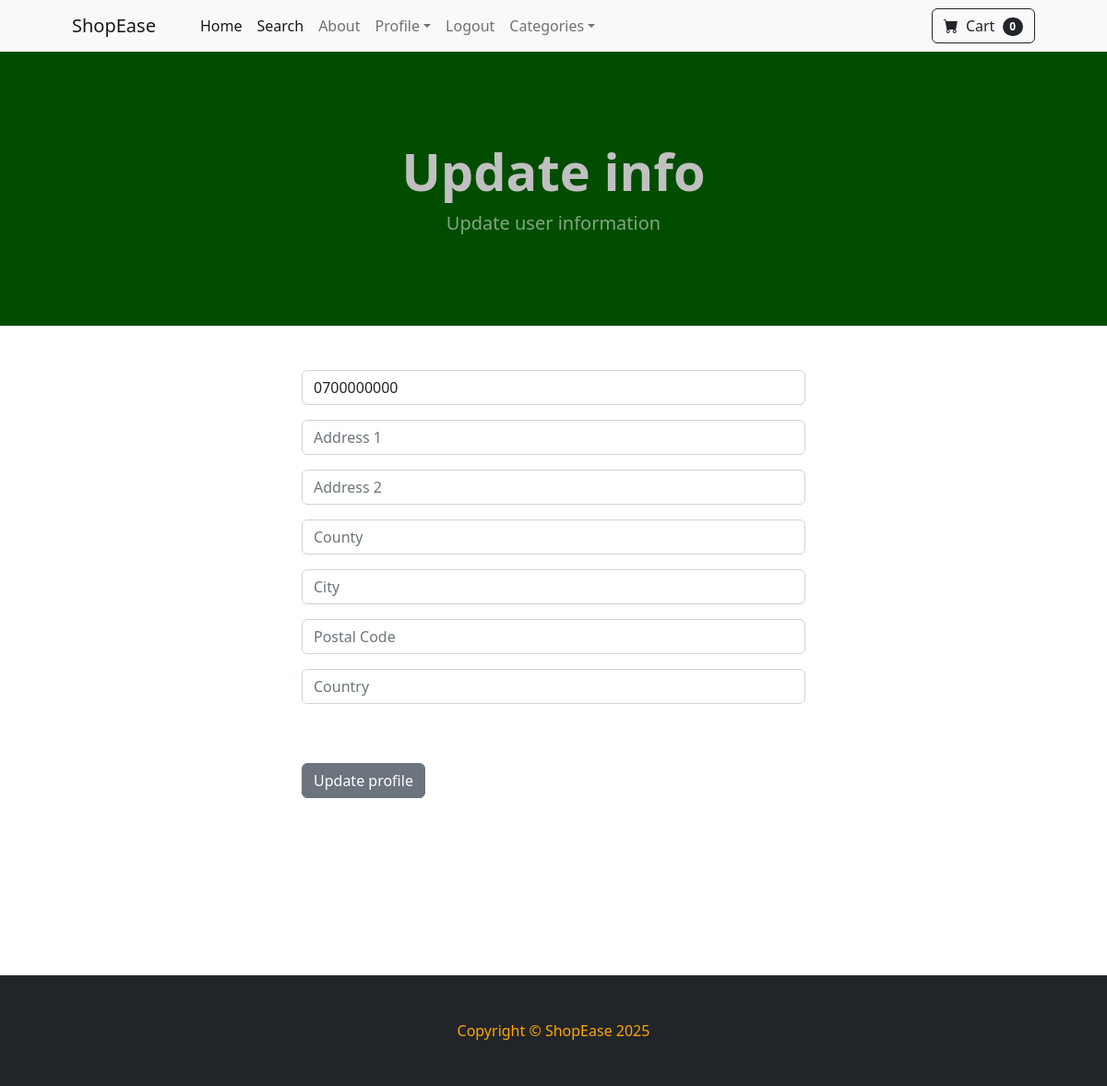
Page /update_info/ (signed in) on the earlier database version.
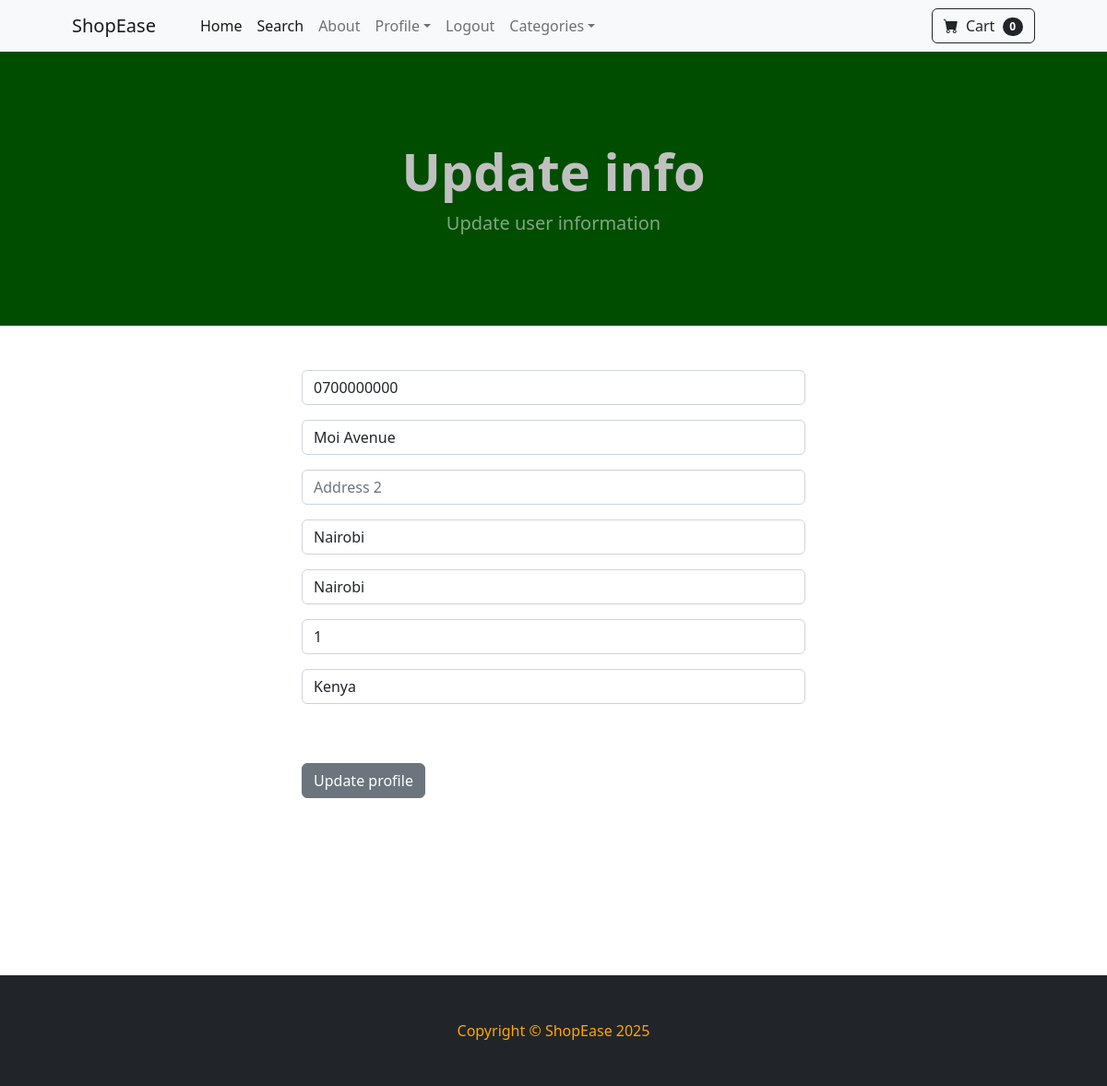
Same page on the later database version.
### store/models.py (models this page shows, shortened)
class Profile(models.Model):
    user = models.OneToOneField(User, on_delete=models.CASCADE)
    date_modified = models.DateTimeField(User, auto_now=True)
    phone = models.CharField(max_length=15, blank=True)
    address1 = models.CharField(max_length=250, blank=True)
    address2 = models.CharField(max_length=250, blank=True)
    county = models.CharField(max_length=50, blank=True)
    city = models.CharField(max_length=50, blank=True)
    postalcode = models.CharField(max_length=50, blank=True)
    country = models.CharField(max_length=50, blank=True)

### store/views.py (the view)
# urls.py: path('update_info/', views.update_info, name='update_info'),
@login_required
def update_info(request):
    current_user = get_object_or_404(Profile, user__id=request.user.id)
    user_form = UserInfoForm(data=request.POST or None, instance=current_user)
    if request.method == "POST" and user_form.is_valid():
        user_form.save()
        messages.success(request, "Your info has been updated successfully!")
        return redirect('home')
    return render(request, "update_info.html", {"user_form": user_form})

### store/forms.py
class UserInfoForm(forms.ModelForm):
    phone = forms.CharField(label="", widget=forms.TextInput(attrs={'class':'form-control', 'placeholder':'Phone'}), required=False)
    address1 = forms.CharField(label="", widget=forms.TextInput(attrs={'class':'form-control', 'placeholder':'Address 1'}), required=False)
    address2 = forms.CharField(label="", widget=forms.TextInput(attrs={'class':'form-control', 'placeholder':'Address 2'}), required=False)
    county = forms.CharField(label="", widget=forms.TextInput(attrs={'class':'form-control', 'placeholder':'County'}), required=False)
    city = forms.CharField(label="", widget=forms.TextInput(attrs={'class':'form-control', 'placeholder':'City'}), required=False)
    postalcode = forms.CharField(label="", widget=forms.TextInput(attrs={'class':'form-control', 'placeholder':'Postal Code'}), required=False)
    country = forms.CharField(label="", widget=forms.TextInput(attrs={'class':'form-control', 'placeholder':'Country'}), required=False)
    class Meta:
        model = Profile
        fields = ('phone', 'address1', 'address2', 'county', 'city', 'postalcode', 'country')

### cart/cart.py (called while the page is built)
    def __len__(self):
        return len(self.cart)

### store/templates/update_info.html (shortened to what this page needs)
{% extends 'foundation.html' %}
{% block content %}
        <header style="background-color: #004d00; color: #C0C0C0;" class="py-5">
            <div class="container px-4 px-lg-5 my-5">
                <div class="text-center">
                    <h1 class="display-4 fw-bolder">Update info</h1>
                    <p class="lead fw-normal text-white-50 mb-0">Update user information</p>
                </div>
            </div>
        </header>
        <div class="container">
            <div class="row">
                    <div class="col-md-6 offset-md-3">
                        <br/><br/>
<form method="POST" action="{% url 'update_info' %}">
    {{ user_form.as_p }}
    <br/><br/>
    <button type="submit" class="btn btn-secondary">Update profile</button>
</form>
<br/><br/>
<br/><br/>
<br/><br/>
<br/><br/>
                    </div>
            </div>
        </div>
{% endblock %}

Differences in the rows shown:
changed Profile: address1 (not shown) → "Moi Avenue"; county (not shown) → "Nairobi"; city (not shown) → "Nairobi"; postalcode (not shown) → "1"; country (not shown) → "Kenya"
